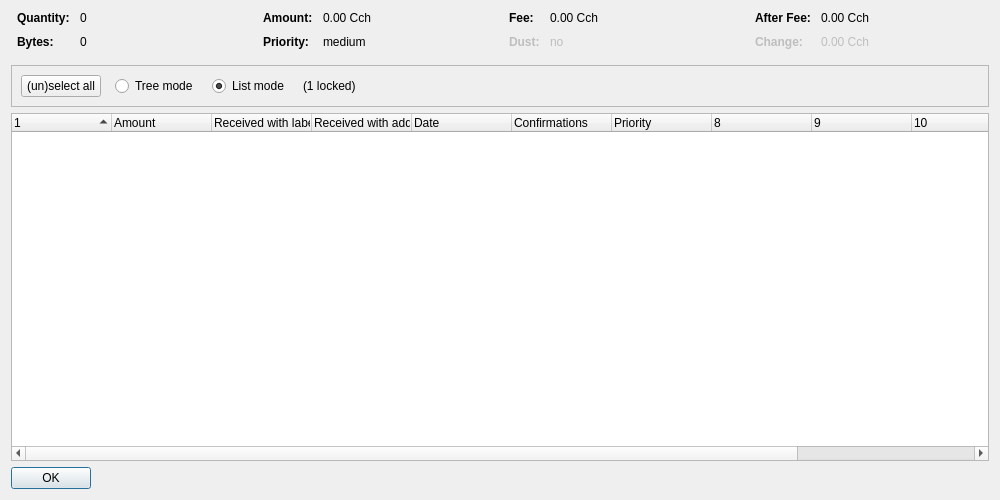
<?xml version="1.0" encoding="UTF-8"?>
<ui version="4.0">
 <class>CoinControlDialog</class>
 <widget class="QDialog" name="CoinControlDialog">
  <property name="geometry">
   <rect>
    <x>0</x>
    <y>0</y>
    <width>1000</width>
    <height>500</height>
   </rect>
  </property>
  <property name="windowTitle">
   <string>Coin Selection</string>
  </property>
  <layout class="QVBoxLayout" name="verticalLayout">
   <item>
    <layout class="QHBoxLayout" name="horizontalLayoutTop" stretch="0,0,0,0">
     <property name="topMargin">
      <number>0</number>
     </property>
     <property name="bottomMargin">
      <number>10</number>
     </property>
     <item>
      <layout class="QFormLayout" name="formLayoutCoinControl1">
       <property name="horizontalSpacing">
        <number>10</number>
       </property>
       <property name="verticalSpacing">
        <number>10</number>
       </property>
       <property name="leftMargin">
        <number>6</number>
       </property>
       <property name="rightMargin">
        <number>6</number>
       </property>
       <item row="0" column="0">
        <widget class="QLabel" name="labelCoinControlQuantityText">
         <property name="font">
          <font>
           <weight>75</weight>
           <bold>true</bold>
          </font>
         </property>
         <property name="text">
          <string>Quantity:</string>
         </property>
        </widget>
       </item>
       <item row="0" column="1">
        <widget class="QLabel" name="labelCoinControlQuantity">
         <property name="cursor">
          <cursorShape>IBeamCursor</cursorShape>
         </property>
         <property name="contextMenuPolicy">
          <enum>Qt::ActionsContextMenu</enum>
         </property>
         <property name="text">
          <string notr="true">0</string>
         </property>
         <property name="textInteractionFlags">
          <set>Qt::LinksAccessibleByMouse|Qt::TextSelectableByKeyboard|Qt::TextSelectableByMouse</set>
         </property>
        </widget>
       </item>
       <item row="1" column="0">
        <widget class="QLabel" name="labelCoinControlBytesText">
         <property name="font">
          <font>
           <weight>75</weight>
           <bold>true</bold>
          </font>
         </property>
         <property name="text">
          <string>Bytes:</string>
         </property>
        </widget>
       </item>
       <item row="1" column="1">
        <widget class="QLabel" name="labelCoinControlBytes">
         <property name="cursor">
          <cursorShape>IBeamCursor</cursorShape>
         </property>
         <property name="contextMenuPolicy">
          <enum>Qt::ActionsContextMenu</enum>
         </property>
         <property name="text">
          <string notr="true">0</string>
         </property>
         <property name="textInteractionFlags">
          <set>Qt::LinksAccessibleByMouse|Qt::TextSelectableByKeyboard|Qt::TextSelectableByMouse</set>
         </property>
        </widget>
       </item>
      </layout>
     </item>
     <item>
      <layout class="QFormLayout" name="formLayoutCoinControl2">
       <property name="horizontalSpacing">
        <number>10</number>
       </property>
       <property name="verticalSpacing">
        <number>10</number>
       </property>
       <property name="leftMargin">
        <number>6</number>
       </property>
       <property name="rightMargin">
        <number>6</number>
       </property>
       <item row="0" column="0">
        <widget class="QLabel" name="labelCoinControlAmountText">
         <property name="font">
          <font>
           <weight>75</weight>
           <bold>true</bold>
          </font>
         </property>
         <property name="text">
          <string>Amount:</string>
         </property>
        </widget>
       </item>
       <item row="0" column="1">
        <widget class="QLabel" name="labelCoinControlAmount">
         <property name="cursor">
          <cursorShape>IBeamCursor</cursorShape>
         </property>
         <property name="contextMenuPolicy">
          <enum>Qt::ActionsContextMenu</enum>
         </property>
         <property name="text">
          <string notr="true">0.00 Cch</string>
         </property>
         <property name="textInteractionFlags">
          <set>Qt::LinksAccessibleByMouse|Qt::TextSelectableByKeyboard|Qt::TextSelectableByMouse</set>
         </property>
        </widget>
       </item>
       <item row="1" column="0">
        <widget class="QLabel" name="labelCoinControlPriorityText">
         <property name="font">
          <font>
           <weight>75</weight>
           <bold>true</bold>
          </font>
         </property>
         <property name="text">
          <string>Priority:</string>
         </property>
        </widget>
       </item>
       <item row="1" column="1">
        <widget class="QLabel" name="labelCoinControlPriority">
         <property name="cursor">
          <cursorShape>IBeamCursor</cursorShape>
         </property>
         <property name="contextMenuPolicy">
          <enum>Qt::ActionsContextMenu</enum>
         </property>
         <property name="text">
          <string notr="true">medium</string>
         </property>
         <property name="textInteractionFlags">
          <set>Qt::LinksAccessibleByMouse|Qt::TextSelectableByKeyboard|Qt::TextSelectableByMouse</set>
         </property>
        </widget>
       </item>
      </layout>
     </item>
     <item>
      <layout class="QFormLayout" name="formLayoutCoinControl3">
       <property name="horizontalSpacing">
        <number>10</number>
       </property>
       <property name="verticalSpacing">
        <number>10</number>
       </property>
       <property name="leftMargin">
        <number>6</number>
       </property>
       <property name="rightMargin">
        <number>6</number>
       </property>
       <item row="0" column="0">
        <widget class="QLabel" name="labelCoinControlFeeText">
         <property name="font">
          <font>
           <weight>75</weight>
           <bold>true</bold>
          </font>
         </property>
         <property name="text">
          <string>Fee:</string>
         </property>
        </widget>
       </item>
       <item row="0" column="1">
        <widget class="QLabel" name="labelCoinControlFee">
         <property name="cursor">
          <cursorShape>IBeamCursor</cursorShape>
         </property>
         <property name="contextMenuPolicy">
          <enum>Qt::ActionsContextMenu</enum>
         </property>
         <property name="text">
          <string notr="true">0.00 Cch</string>
         </property>
         <property name="textInteractionFlags">
          <set>Qt::LinksAccessibleByMouse|Qt::TextSelectableByKeyboard|Qt::TextSelectableByMouse</set>
         </property>
        </widget>
       </item>
       <item row="1" column="0">
        <widget class="QLabel" name="labelCoinControlLowOutputText">
         <property name="enabled">
          <bool>false</bool>
         </property>
         <property name="font">
          <font>
           <weight>75</weight>
           <bold>true</bold>
          </font>
         </property>
         <property name="text">
          <string>Dust:</string>
         </property>
        </widget>
       </item>
       <item row="1" column="1">
        <widget class="QLabel" name="labelCoinControlLowOutput">
         <property name="enabled">
          <bool>false</bool>
         </property>
         <property name="cursor">
          <cursorShape>IBeamCursor</cursorShape>
         </property>
         <property name="contextMenuPolicy">
          <enum>Qt::ActionsContextMenu</enum>
         </property>
         <property name="text">
          <string notr="true">no</string>
         </property>
         <property name="textInteractionFlags">
          <set>Qt::LinksAccessibleByMouse|Qt::TextSelectableByKeyboard|Qt::TextSelectableByMouse</set>
         </property>
        </widget>
       </item>
      </layout>
     </item>
     <item>
      <layout class="QFormLayout" name="formLayoutCoinControl4">
       <property name="horizontalSpacing">
        <number>10</number>
       </property>
       <property name="verticalSpacing">
        <number>10</number>
       </property>
       <property name="leftMargin">
        <number>6</number>
       </property>
       <property name="rightMargin">
        <number>6</number>
       </property>
       <item row="0" column="0">
        <widget class="QLabel" name="labelCoinControlAfterFeeText">
         <property name="font">
          <font>
           <weight>75</weight>
           <bold>true</bold>
          </font>
         </property>
         <property name="text">
          <string>After Fee:</string>
         </property>
        </widget>
       </item>
       <item row="0" column="1">
        <widget class="QLabel" name="labelCoinControlAfterFee">
         <property name="cursor">
          <cursorShape>IBeamCursor</cursorShape>
         </property>
         <property name="contextMenuPolicy">
          <enum>Qt::ActionsContextMenu</enum>
         </property>
         <property name="text">
          <string notr="true">0.00 Cch</string>
         </property>
         <property name="textInteractionFlags">
          <set>Qt::LinksAccessibleByMouse|Qt::TextSelectableByKeyboard|Qt::TextSelectableByMouse</set>
         </property>
        </widget>
       </item>
       <item row="1" column="0">
        <widget class="QLabel" name="labelCoinControlChangeText">
         <property name="enabled">
          <bool>false</bool>
         </property>
         <property name="font">
          <font>
           <weight>75</weight>
           <bold>true</bold>
          </font>
         </property>
         <property name="text">
          <string>Change:</string>
         </property>
        </widget>
       </item>
       <item row="1" column="1">
        <widget class="QLabel" name="labelCoinControlChange">
         <property name="enabled">
          <bool>false</bool>
         </property>
         <property name="cursor">
          <cursorShape>IBeamCursor</cursorShape>
         </property>
         <property name="contextMenuPolicy">
          <enum>Qt::ActionsContextMenu</enum>
         </property>
         <property name="text">
          <string notr="true">0.00 Cch</string>
         </property>
         <property name="textInteractionFlags">
          <set>Qt::LinksAccessibleByMouse|Qt::TextSelectableByKeyboard|Qt::TextSelectableByMouse</set>
         </property>
        </widget>
       </item>
      </layout>
     </item>
    </layout>
   </item>
   <item>
    <widget class="QFrame" name="frame">
     <property name="minimumSize">
      <size>
       <width>0</width>
       <height>40</height>
      </size>
     </property>
     <property name="frameShape">
      <enum>QFrame::StyledPanel</enum>
     </property>
     <property name="frameShadow">
      <enum>QFrame::Sunken</enum>
     </property>
     <layout class="QHBoxLayout" name="horizontalLayout">
      <item>
       <layout class="QHBoxLayout" name="horizontalLayoutPanel" stretch="0,0,0,0,0">
        <property name="spacing">
         <number>14</number>
        </property>
        <item>
         <widget class="QPushButton" name="pushButtonSelectAll">
          <property name="sizePolicy">
           <sizepolicy hsizetype="Maximum" vsizetype="Fixed">
            <horstretch>0</horstretch>
            <verstretch>0</verstretch>
           </sizepolicy>
          </property>
          <property name="text">
           <string>(un)select all</string>
          </property>
          <property name="autoDefault">
           <bool>false</bool>
          </property>
         </widget>
        </item>
        <item>
         <widget class="QRadioButton" name="radioTreeMode">
          <property name="sizePolicy">
           <sizepolicy hsizetype="Maximum" vsizetype="Fixed">
            <horstretch>0</horstretch>
            <verstretch>0</verstretch>
           </sizepolicy>
          </property>
          <property name="text">
           <string>Tree mode</string>
          </property>
         </widget>
        </item>
        <item>
         <widget class="QRadioButton" name="radioListMode">
          <property name="sizePolicy">
           <sizepolicy hsizetype="Maximum" vsizetype="Fixed">
            <horstretch>0</horstretch>
            <verstretch>0</verstretch>
           </sizepolicy>
          </property>
          <property name="text">
           <string>List mode</string>
          </property>
          <property name="checked">
           <bool>true</bool>
          </property>
         </widget>
        </item>
        <item>
         <widget class="QLabel" name="labelLocked">
          <property name="text">
           <string notr="true">(1 locked)</string>
          </property>
         </widget>
        </item>
        <item>
         <spacer name="horizontalSpacer">
          <property name="orientation">
           <enum>Qt::Horizontal</enum>
          </property>
          <property name="sizeHint" stdset="0">
           <size>
            <width>40</width>
            <height>20</height>
           </size>
          </property>
         </spacer>
        </item>
       </layout>
      </item>
     </layout>
    </widget>
   </item>
   <item>
    <widget class="CoinControlTreeWidget" name="treeWidget">
     <property name="contextMenuPolicy">
      <enum>Qt::CustomContextMenu</enum>
     </property>
     <property name="sortingEnabled">
      <bool>false</bool>
     </property>
     <property name="columnCount">
      <number>12</number>
     </property>
     <attribute name="headerShowSortIndicator" stdset="0">
      <bool>true</bool>
     </attribute>
     <attribute name="headerStretchLastSection">
      <bool>false</bool>
     </attribute>
     <column>
      <property name="text">
       <string/>
      </property>
     </column>
     <column>
      <property name="text">
       <string>Amount</string>
      </property>
     </column>
     <column>
      <property name="text">
       <string>Received with label</string>
      </property>
     </column>
     <column>
      <property name="text">
       <string>Received with address</string>
      </property>
     </column>
     <column>
      <property name="text">
       <string>Date</string>
      </property>
     </column>
     <column>
      <property name="text">
       <string>Confirmations</string>
      </property>
      <property name="toolTip">
       <string>Confirmed</string>
      </property>
     </column>
     <column>
      <property name="text">
       <string>Priority</string>
      </property>
     </column>
     <column>
      <property name="text">
       <string/>
      </property>
     </column>
     <column>
      <property name="text">
       <string/>
      </property>
     </column>
     <column>
      <property name="text">
       <string/>
      </property>
     </column>
     <column>
      <property name="text">
       <string/>
      </property>
     </column>
     <column>
      <property name="text">
       <string/>
      </property>
     </column>
    </widget>
   </item>
   <item>
    <widget class="QDialogButtonBox" name="buttonBox">
     <property name="sizePolicy">
      <sizepolicy hsizetype="Maximum" vsizetype="Fixed">
       <horstretch>0</horstretch>
       <verstretch>0</verstretch>
      </sizepolicy>
     </property>
     <property name="orientation">
      <enum>Qt::Horizontal</enum>
     </property>
     <property name="standardButtons">
      <set>QDialogButtonBox::Ok</set>
     </property>
    </widget>
   </item>
  </layout>
 </widget>
 <customwidgets>
  <customwidget>
   <class>CoinControlTreeWidget</class>
   <extends>QTreeWidget</extends>
   <header>coincontroltreewidget.h</header>
  </customwidget>
 </customwidgets>
 <resources/>
 <connections/>
</ui>
